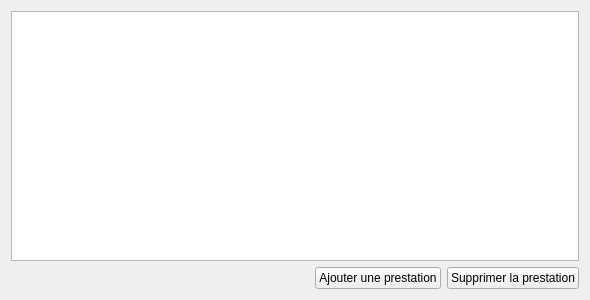
<?xml version="1.0" encoding="UTF-8"?>
<ui version="4.0">
 <class>ContributoriesWidget</class>
 <widget class="QWidget" name="ContributoriesWidget">
  <property name="geometry">
   <rect>
    <x>0</x>
    <y>0</y>
    <width>590</width>
    <height>300</height>
   </rect>
  </property>
  <property name="windowTitle">
   <string>Form</string>
  </property>
  <layout class="QGridLayout" name="gridLayout">
   <item row="1" column="1">
    <widget class="QPushButton" name="pushButton">
     <property name="text">
      <string>Ajouter une prestation</string>
     </property>
     <property name="icon">
      <iconset resource="../icons.qrc">
       <normaloff>:/icons/img/add_contributory.png</normaloff>:/icons/img/add_contributory.png</iconset>
     </property>
    </widget>
   </item>
   <item row="1" column="2">
    <widget class="QPushButton" name="pushButton_2">
     <property name="text">
      <string>Supprimer la prestation</string>
     </property>
     <property name="icon">
      <iconset resource="../icons.qrc">
       <normaloff>:/icons/img/remove_contributory.png</normaloff>:/icons/img/remove_contributory.png</iconset>
     </property>
    </widget>
   </item>
   <item row="1" column="0">
    <spacer name="horizontalSpacer">
     <property name="orientation">
      <enum>Qt::Horizontal</enum>
     </property>
     <property name="sizeHint" stdset="0">
      <size>
       <width>40</width>
       <height>20</height>
      </size>
     </property>
    </spacer>
   </item>
   <item row="0" column="0" colspan="3">
    <widget class="QTableView" name="tblContributories"/>
   </item>
  </layout>
 </widget>
 <resources>
  <include location="../icons.qrc"/>
 </resources>
 <connections>
  <connection>
   <sender>pushButton</sender>
   <signal>released()</signal>
   <receiver>ContributoriesWidget</receiver>
   <slot>add()</slot>
   <hints>
    <hint type="sourcelabel">
     <x>251</x>
     <y>273</y>
    </hint>
    <hint type="destinationlabel">
     <x>238</x>
     <y>453</y>
    </hint>
   </hints>
  </connection>
  <connection>
   <sender>pushButton_2</sender>
   <signal>released()</signal>
   <receiver>ContributoriesWidget</receiver>
   <slot>remove()</slot>
   <hints>
    <hint type="sourcelabel">
     <x>355</x>
     <y>268</y>
    </hint>
    <hint type="destinationlabel">
     <x>421</x>
     <y>399</y>
    </hint>
   </hints>
  </connection>
 </connections>
 <slots>
  <slot>add()</slot>
  <slot>remove()</slot>
 </slots>
</ui>
